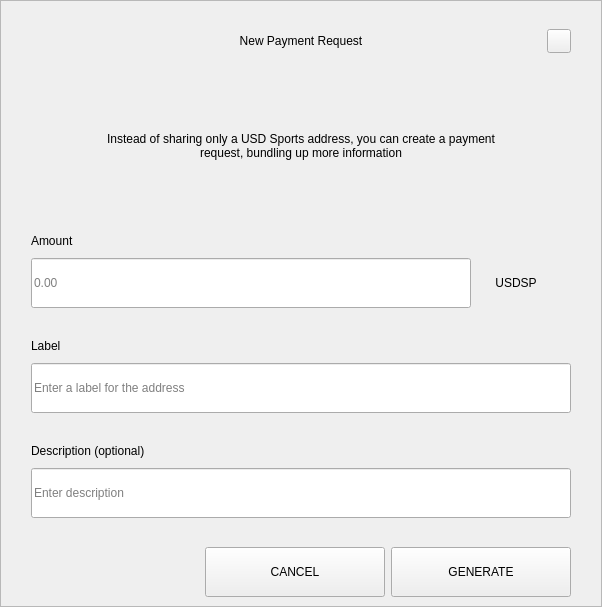
<?xml version="1.0" encoding="UTF-8"?>
<ui version="4.0">
 <class>RequestDialog</class>
 <widget class="QDialog" name="RequestDialog">
  <property name="geometry">
   <rect>
    <x>0</x>
    <y>0</y>
    <width>602</width>
    <height>607</height>
   </rect>
  </property>
  <property name="windowTitle">
   <string>Dialog</string>
  </property>
  <layout class="QVBoxLayout" name="verticalLayout_5">
   <property name="spacing">
    <number>0</number>
   </property>
   <property name="leftMargin">
    <number>0</number>
   </property>
   <property name="topMargin">
    <number>0</number>
   </property>
   <property name="rightMargin">
    <number>0</number>
   </property>
   <property name="bottomMargin">
    <number>0</number>
   </property>
   <item>
    <widget class="QFrame" name="frame">
     <property name="styleSheet">
      <string notr="true"/>
     </property>
     <property name="frameShape">
      <enum>QFrame::StyledPanel</enum>
     </property>
     <property name="frameShadow">
      <enum>QFrame::Raised</enum>
     </property>
     <layout class="QVBoxLayout" name="verticalLayout_4" stretch="1,0,0">
      <property name="spacing">
       <number>0</number>
      </property>
      <property name="leftMargin">
       <number>30</number>
      </property>
      <property name="topMargin">
       <number>20</number>
      </property>
      <property name="rightMargin">
       <number>30</number>
      </property>
      <property name="bottomMargin">
       <number>0</number>
      </property>
      <item>
       <layout class="QHBoxLayout" name="horizontalLayout_3">
        <property name="spacing">
         <number>0</number>
        </property>
        <item>
         <spacer name="horizontalSpacer_21">
          <property name="orientation">
           <enum>Qt::Horizontal</enum>
          </property>
          <property name="sizeHint" stdset="0">
           <size>
            <width>40</width>
            <height>20</height>
           </size>
          </property>
         </spacer>
        </item>
        <item>
         <widget class="QLabel" name="labelTitle">
          <property name="minimumSize">
           <size>
            <width>0</width>
            <height>40</height>
           </size>
          </property>
          <property name="maximumSize">
           <size>
            <width>16777215</width>
            <height>40</height>
           </size>
          </property>
          <property name="styleSheet">
           <string notr="true">padding-left:24px;</string>
          </property>
          <property name="text">
           <string>New Payment Request</string>
          </property>
          <property name="alignment">
           <set>Qt::AlignCenter</set>
          </property>
          <property name="margin">
           <number>7</number>
          </property>
         </widget>
        </item>
        <item>
         <spacer name="horizontalSpacer">
          <property name="orientation">
           <enum>Qt::Horizontal</enum>
          </property>
          <property name="sizeHint" stdset="0">
           <size>
            <width>40</width>
            <height>20</height>
           </size>
          </property>
         </spacer>
        </item>
        <item>
         <widget class="QPushButton" name="btnEsc">
          <property name="minimumSize">
           <size>
            <width>24</width>
            <height>24</height>
           </size>
          </property>
          <property name="maximumSize">
           <size>
            <width>24</width>
            <height>24</height>
           </size>
          </property>
          <property name="focusPolicy">
           <enum>Qt::NoFocus</enum>
          </property>
          <property name="text">
           <string/>
          </property>
         </widget>
        </item>
       </layout>
      </item>
      <item>
       <widget class="QStackedWidget" name="stack">
        <property name="minimumSize">
         <size>
          <width>540</width>
          <height>0</height>
         </size>
        </property>
        <property name="maximumSize">
         <size>
          <width>540</width>
          <height>16777215</height>
         </size>
        </property>
        <property name="currentIndex">
         <number>0</number>
        </property>
        <widget class="QWidget" name="page_1">
         <property name="minimumSize">
          <size>
           <width>540</width>
           <height>0</height>
          </size>
         </property>
         <property name="maximumSize">
          <size>
           <width>540</width>
           <height>16777215</height>
          </size>
         </property>
         <layout class="QVBoxLayout" name="layout1">
          <property name="spacing">
           <number>0</number>
          </property>
          <property name="leftMargin">
           <number>0</number>
          </property>
          <property name="topMargin">
           <number>0</number>
          </property>
          <property name="rightMargin">
           <number>0</number>
          </property>
          <property name="bottomMargin">
           <number>0</number>
          </property>
          <item>
           <spacer name="verticalSpacer_21">
            <property name="orientation">
             <enum>Qt::Vertical</enum>
            </property>
            <property name="sizeType">
             <enum>QSizePolicy::Fixed</enum>
            </property>
            <property name="sizeHint" stdset="0">
             <size>
              <width>20</width>
              <height>30</height>
             </size>
            </property>
           </spacer>
          </item>
          <item alignment="Qt::AlignHCenter">
           <widget class="QLabel" name="labelMessage">
            <property name="minimumSize">
             <size>
              <width>400</width>
              <height>50</height>
             </size>
            </property>
            <property name="text">
             <string>Instead of sharing only a USD Sports address, you can create a payment request, bundling up more information</string>
            </property>
            <property name="alignment">
             <set>Qt::AlignCenter</set>
            </property>
            <property name="wordWrap">
             <bool>true</bool>
            </property>
           </widget>
          </item>
          <item alignment="Qt::AlignBottom">
           <widget class="QWidget" name="containerAmount" native="true">
            <layout class="QVBoxLayout" name="verticalLayout">
             <property name="spacing">
              <number>9</number>
             </property>
             <property name="leftMargin">
              <number>0</number>
             </property>
             <property name="topMargin">
              <number>0</number>
             </property>
             <property name="rightMargin">
              <number>0</number>
             </property>
             <property name="bottomMargin">
              <number>0</number>
             </property>
             <item>
              <widget class="QLabel" name="labelSubtitleAmount">
               <property name="minimumSize">
                <size>
                 <width>350</width>
                 <height>16</height>
                </size>
               </property>
               <property name="maximumSize">
                <size>
                 <width>16777215</width>
                 <height>16</height>
                </size>
               </property>
               <property name="text">
                <string>Amount</string>
               </property>
              </widget>
             </item>
             <item alignment="Qt::AlignTop">
              <widget class="QWidget" name="layoutAmount" native="true">
               <layout class="QHBoxLayout" name="horizontalLayout" stretch="2,0">
                <property name="spacing">
                 <number>0</number>
                </property>
                <property name="leftMargin">
                 <number>0</number>
                </property>
                <property name="topMargin">
                 <number>0</number>
                </property>
                <property name="rightMargin">
                 <number>0</number>
                </property>
                <property name="bottomMargin">
                 <number>0</number>
                </property>
                <item>
                 <widget class="QLineEdit" name="lineEditAmount">
                  <property name="minimumSize">
                   <size>
                    <width>0</width>
                    <height>50</height>
                   </size>
                  </property>
                  <property name="maximumSize">
                   <size>
                    <width>16777215</width>
                    <height>50</height>
                   </size>
                  </property>
                  <property name="placeholderText">
                   <string notr="true">0.00</string>
                  </property>
                 </widget>
                </item>
                <item>
                 <widget class="QWidget" name="comboContainer" native="true">
                  <property name="minimumSize">
                   <size>
                    <width>100</width>
                    <height>50</height>
                   </size>
                  </property>
                  <property name="maximumSize">
                   <size>
                    <width>16777215</width>
                    <height>50</height>
                   </size>
                  </property>
                  <layout class="QHBoxLayout" name="horizontalLayout_31">
                   <property name="spacing">
                    <number>0</number>
                   </property>
                   <property name="leftMargin">
                    <number>0</number>
                   </property>
                   <property name="topMargin">
                    <number>0</number>
                   </property>
                   <property name="rightMargin">
                    <number>10</number>
                   </property>
                   <property name="bottomMargin">
                    <number>0</number>
                   </property>
                   <item>
                    <widget class="QLabel" name="comboBoxCoin">
                     <property name="text">
                      <string>USDSP</string>
                     </property>
                     <property name="alignment">
                      <set>Qt::AlignCenter</set>
                     </property>
                    </widget>
                   </item>
                  </layout>
                 </widget>
                </item>
               </layout>
              </widget>
             </item>
            </layout>
           </widget>
          </item>
          <item>
           <spacer name="verticalSpacer_31">
            <property name="orientation">
             <enum>Qt::Vertical</enum>
            </property>
            <property name="sizeType">
             <enum>QSizePolicy::Fixed</enum>
            </property>
            <property name="sizeHint" stdset="0">
             <size>
              <width>20</width>
              <height>30</height>
             </size>
            </property>
           </spacer>
          </item>
          <item>
           <layout class="QVBoxLayout" name="verticalLayoutLabel">
            <property name="spacing">
             <number>9</number>
            </property>
            <item>
             <widget class="QLabel" name="labelSubtitleLabel">
              <property name="minimumSize">
               <size>
                <width>0</width>
                <height>16</height>
               </size>
              </property>
              <property name="maximumSize">
               <size>
                <width>16777215</width>
                <height>16</height>
               </size>
              </property>
              <property name="text">
               <string>Label</string>
              </property>
             </widget>
            </item>
            <item>
             <widget class="QLineEdit" name="lineEditLabel">
              <property name="minimumSize">
               <size>
                <width>0</width>
                <height>50</height>
               </size>
              </property>
              <property name="maximumSize">
               <size>
                <width>16777215</width>
                <height>50</height>
               </size>
              </property>
              <property name="placeholderText">
               <string>Enter a label for the address</string>
              </property>
             </widget>
            </item>
           </layout>
          </item>
          <item>
           <spacer name="verticalSpacer_34">
            <property name="orientation">
             <enum>Qt::Vertical</enum>
            </property>
            <property name="sizeType">
             <enum>QSizePolicy::Fixed</enum>
            </property>
            <property name="sizeHint" stdset="0">
             <size>
              <width>20</width>
              <height>30</height>
             </size>
            </property>
           </spacer>
          </item>
          <item>
           <layout class="QVBoxLayout" name="verticalLayoutDescription">
            <property name="spacing">
             <number>9</number>
            </property>
            <item>
             <widget class="QLabel" name="labelSubtitleDescription">
              <property name="minimumSize">
               <size>
                <width>0</width>
                <height>16</height>
               </size>
              </property>
              <property name="maximumSize">
               <size>
                <width>16777215</width>
                <height>16</height>
               </size>
              </property>
              <property name="text">
               <string>Description (optional)</string>
              </property>
             </widget>
            </item>
            <item>
             <widget class="QLineEdit" name="lineEditDescription">
              <property name="minimumSize">
               <size>
                <width>0</width>
                <height>50</height>
               </size>
              </property>
              <property name="maximumSize">
               <size>
                <width>16777215</width>
                <height>50</height>
               </size>
              </property>
              <property name="placeholderText">
               <string>Enter description</string>
              </property>
             </widget>
            </item>
            <item>
             <spacer name="verticalSpacer_4">
              <property name="orientation">
               <enum>Qt::Vertical</enum>
              </property>
              <property name="sizeType">
               <enum>QSizePolicy::Fixed</enum>
              </property>
              <property name="sizeHint" stdset="0">
               <size>
                <width>20</width>
                <height>20</height>
               </size>
              </property>
             </spacer>
            </item>
           </layout>
          </item>
         </layout>
        </widget>
        <widget class="QWidget" name="page_2">
         <layout class="QVBoxLayout" name="layout2">
          <item>
           <spacer name="verticalSpacer_5">
            <property name="orientation">
             <enum>Qt::Vertical</enum>
            </property>
            <property name="sizeType">
             <enum>QSizePolicy::Fixed</enum>
            </property>
            <property name="sizeHint" stdset="0">
             <size>
              <width>20</width>
              <height>50</height>
             </size>
            </property>
           </spacer>
          </item>
          <item alignment="Qt::AlignHCenter">
           <widget class="QLabel" name="labelQrImg">
            <property name="minimumSize">
             <size>
              <width>260</width>
              <height>260</height>
             </size>
            </property>
            <property name="maximumSize">
             <size>
              <width>260</width>
              <height>260</height>
             </size>
            </property>
            <property name="text">
             <string/>
            </property>
            <property name="alignment">
             <set>Qt::AlignCenter</set>
            </property>
           </widget>
          </item>
          <item>
           <spacer name="verticalSpacer_2">
            <property name="orientation">
             <enum>Qt::Vertical</enum>
            </property>
            <property name="sizeType">
             <enum>QSizePolicy::Fixed</enum>
            </property>
            <property name="sizeHint" stdset="0">
             <size>
              <width>20</width>
              <height>30</height>
             </size>
            </property>
           </spacer>
          </item>
          <item alignment="Qt::AlignHCenter">
           <widget class="QLabel" name="labelAddress">
            <property name="text">
             <string>UvPFMPGnacSnJrYgvPpA4JuiQKmBUkqvPN </string>
            </property>
           </widget>
          </item>
          <item>
           <spacer name="verticalSpacer_32">
            <property name="orientation">
             <enum>Qt::Vertical</enum>
            </property>
            <property name="sizeType">
             <enum>QSizePolicy::Expanding</enum>
            </property>
            <property name="sizeHint" stdset="0">
             <size>
              <width>20</width>
              <height>20</height>
             </size>
            </property>
           </spacer>
          </item>
          <item>
           <layout class="QHBoxLayout" name="horizontal">
            <property name="leftMargin">
             <number>20</number>
            </property>
            <property name="rightMargin">
             <number>20</number>
            </property>
            <property name="bottomMargin">
             <number>20</number>
            </property>
            <item>
             <spacer name="horizontalSpacer_4">
              <property name="orientation">
               <enum>Qt::Horizontal</enum>
              </property>
              <property name="sizeHint" stdset="0">
               <size>
                <width>40</width>
                <height>20</height>
               </size>
              </property>
             </spacer>
            </item>
            <item>
             <widget class="QPushButton" name="btnCopyAddress">
              <property name="minimumSize">
               <size>
                <width>180</width>
                <height>50</height>
               </size>
              </property>
              <property name="text">
               <string>COPY ADDRESS</string>
              </property>
             </widget>
            </item>
            <item>
             <widget class="QPushButton" name="btnCopyUrl">
              <property name="minimumSize">
               <size>
                <width>180</width>
                <height>50</height>
               </size>
              </property>
              <property name="text">
               <string>COPY URL</string>
              </property>
             </widget>
            </item>
            <item>
             <spacer name="horizontalSpacer_2">
              <property name="orientation">
               <enum>Qt::Horizontal</enum>
              </property>
              <property name="sizeHint" stdset="0">
               <size>
                <width>40</width>
                <height>20</height>
               </size>
              </property>
             </spacer>
            </item>
           </layout>
          </item>
         </layout>
        </widget>
       </widget>
      </item>
      <item>
       <widget class="QWidget" name="buttonsStack" native="true">
        <layout class="QHBoxLayout" name="horizontalLayout_5">
         <property name="leftMargin">
          <number>20</number>
         </property>
         <property name="rightMargin">
          <number>0</number>
         </property>
         <item>
          <spacer name="horizontalSpacer_41">
           <property name="orientation">
            <enum>Qt::Horizontal</enum>
           </property>
           <property name="sizeHint" stdset="0">
            <size>
             <width>40</width>
             <height>20</height>
            </size>
           </property>
          </spacer>
         </item>
         <item>
          <widget class="QPushButton" name="btnCancel">
           <property name="minimumSize">
            <size>
             <width>180</width>
             <height>50</height>
            </size>
           </property>
           <property name="focusPolicy">
            <enum>Qt::NoFocus</enum>
           </property>
           <property name="text">
            <string>CANCEL</string>
           </property>
          </widget>
         </item>
         <item>
          <widget class="QPushButton" name="btnSave">
           <property name="minimumSize">
            <size>
             <width>180</width>
             <height>50</height>
            </size>
           </property>
           <property name="focusPolicy">
            <enum>Qt::NoFocus</enum>
           </property>
           <property name="text">
            <string>GENERATE</string>
           </property>
          </widget>
         </item>
        </layout>
       </widget>
      </item>
     </layout>
    </widget>
   </item>
  </layout>
 </widget>
 <resources/>
 <connections/>
</ui>
